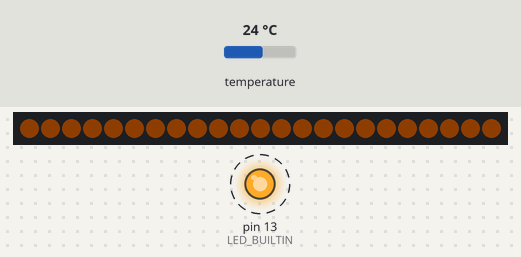
Bench run of a sketch on a simulated Arduino Uno, built with avr-gcc and run on an emulated ATmega328P. Parts: 23 RGB LEDs in strip order, left to right, output pins drawn as LEDs (lit = HIGH). Dashed ring = blinking. The inputs (shaded band) are chosen by the test bench; at power-on: temperature 24 °C. Dim RGB values are drawn brighter than linear; the strip is taken to match the declared colour order.

Above: at 1.06 s.
1.3 s: temperature set to 28 °C
At 1.55 s:
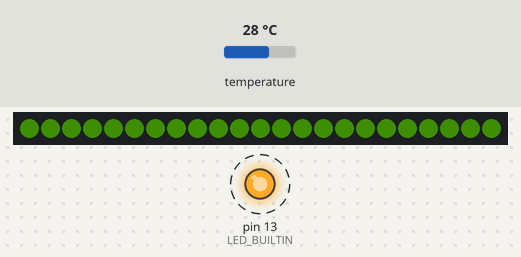
3.2 s: temperature set to 12 °C
4.7 s: temperature set to 33 °C
6.2 s: temperature set to 19 °C
8.3 s: temperature set to 41 °C
Timing chart, 0 to 11.4 s (numbered marks = the images above; inputs shaded):
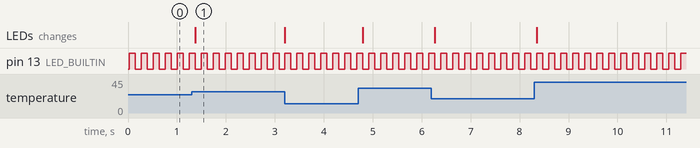

Measured:
- after the input at 1.3 s, the LEDs: change after 0.07 s (image 1)
- by itself, pin 13 (LED_BUILTIN): alternates HIGH for 0.12 s and LOW for 0.12 s

The sketch:

test.ino
```cpp
#include <Adafruit_Si7021.h>
#include <Adafruit_NeoPixel.h>

const int LED_COUNT = 23;
const int LED_PIN = 5;

Adafruit_Si7021 temp = Adafruit_Si7021();
Adafruit_NeoPixel strip(LED_COUNT, LED_PIN, NEO_RGB + NEO_KHZ800);

void setup() {
    pinMode(LED_BUILTIN, OUTPUT);

    if (!temp.begin()) {
        Serial.println("Unable to find temperature sensor!");
    }

    strip.begin();
    strip.setPixelColor(0, strip.Color(255, 0, 0));
    strip.setPixelColor(1, strip.Color(0, 255, 0));
    strip.setPixelColor(2, strip.Color(0, 0, 255));
    strip.show();
    strip.setBrightness(20);
}

float normalizeTemp(float temp, const float low = 20, const float high = 40)
{
    const float norm = (temp - low) / (high - low);
    return norm < 0.0f ? 0.0f : (norm > 1.0f ? 1.0f : norm);  // clamp in [0, 1]
}

void setFullStrip(uint32_t color)
{
    for (int i = 0; i < LED_COUNT; ++i) {
        strip.setPixelColor(i, color);
    }
}

void loop() {
    static bool blink = true;

    const int DELAY = 100;   // Update delay in milliseconds

    const int LOW_TEMP = 21;  // Temperature at which the light is green
    const int HIGH_TEMP = 31;  // Temperature at which the light is red

    // Calculate color based on temperature
    const float currentTemp = temp.readTemperature();
    const float norm = normalizeTemp(currentTemp, LOW_TEMP, HIGH_TEMP);
    setFullStrip(strip.Color((int)(255.0f * (1.0f - norm)), (int)(255.0f * norm), 0));

    // Finalize
    strip.show();
    Serial.println(currentTemp, 2);

    // Let the built-in light blink, just to get a confirmation of life
    digitalWrite(LED_BUILTIN, (int)blink);
    blink = !blink;

    delay(DELAY);
}
```
